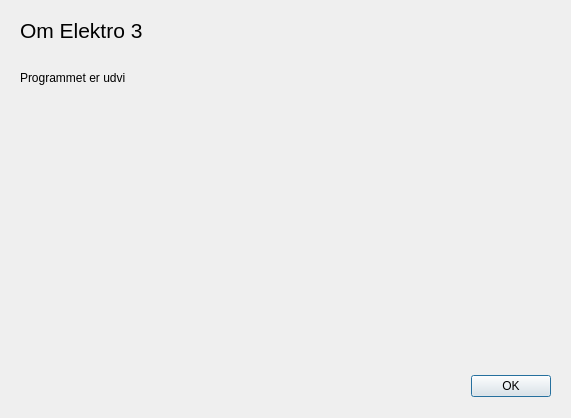
<?xml version="1.0" encoding="UTF-8"?>
<ui version="4.0">
 <class>aboutElektro</class>
 <widget class="QDialog" name="aboutElektro">
  <property name="geometry">
   <rect>
    <x>0</x>
    <y>0</y>
    <width>571</width>
    <height>418</height>
   </rect>
  </property>
  <property name="windowTitle">
   <string>Dialog</string>
  </property>
  <widget class="QDialogButtonBox" name="buttonBox">
   <property name="geometry">
    <rect>
     <x>210</x>
     <y>370</y>
     <width>341</width>
     <height>32</height>
    </rect>
   </property>
   <property name="orientation">
    <enum>Qt::Horizontal</enum>
   </property>
   <property name="standardButtons">
    <set>QDialogButtonBox::Ok</set>
   </property>
  </widget>
  <widget class="QLabel" name="label">
   <property name="geometry">
    <rect>
     <x>20</x>
     <y>10</y>
     <width>131</width>
     <height>41</height>
    </rect>
   </property>
   <property name="font">
    <font>
     <pointsize>16</pointsize>
    </font>
   </property>
   <property name="text">
    <string>Om Elektro 3</string>
   </property>
  </widget>
  <widget class="QLabel" name="label_2">
   <property name="geometry">
    <rect>
     <x>20</x>
     <y>70</y>
     <width>481</width>
     <height>16</height>
    </rect>
   </property>
   <property name="text">
    <string>Programmet er udvi</string>
   </property>
  </widget>
 </widget>
 <resources/>
 <connections>
  <connection>
   <sender>buttonBox</sender>
   <signal>accepted()</signal>
   <receiver>aboutElektro</receiver>
   <slot>accept()</slot>
   <hints>
    <hint type="sourcelabel">
     <x>248</x>
     <y>254</y>
    </hint>
    <hint type="destinationlabel">
     <x>157</x>
     <y>274</y>
    </hint>
   </hints>
  </connection>
  <connection>
   <sender>buttonBox</sender>
   <signal>rejected()</signal>
   <receiver>aboutElektro</receiver>
   <slot>reject()</slot>
   <hints>
    <hint type="sourcelabel">
     <x>316</x>
     <y>260</y>
    </hint>
    <hint type="destinationlabel">
     <x>286</x>
     <y>274</y>
    </hint>
   </hints>
  </connection>
 </connections>
</ui>
